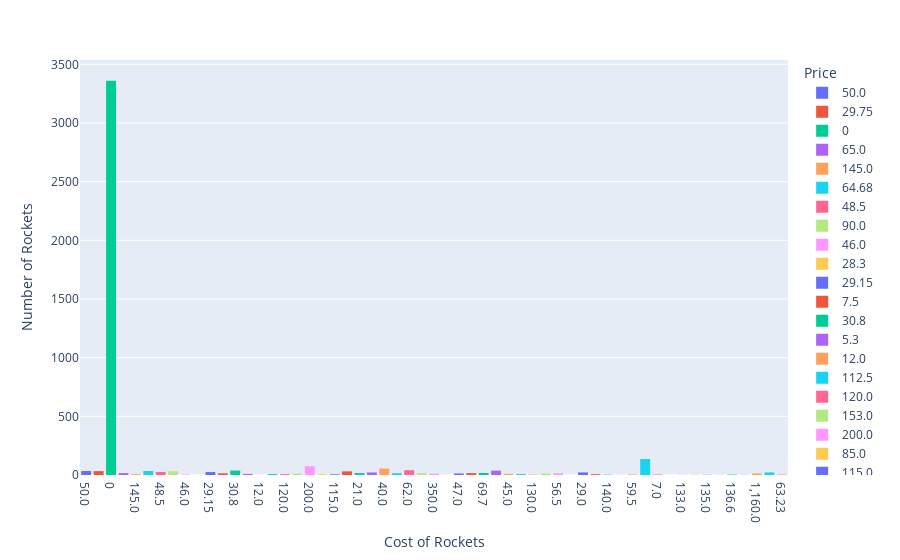

Notebook source saved alongside this figure:
### Markdown cell above
# How Expensive are the Launches? 

Create a histogram and visualise the distribution. The price column is given in USD millions (careful of missing values).

### Code cell
histogram = px.histogram(clean_df,
                         x="Price",
                         color="Price",
                         opacity=1)
histogram.update_layout(xaxis_title="Cost of Rockets",
                        yaxis_title="Number of Rockets")
histogram.show()

### Figure 1 — Plotly figure (JSON) as saved in the notebook; plotly's stock layout.template omitted (floating-point values rounded to 4 significant figures; data arrays with more than 128 entries replaced by an {"elided": "..."} marker saying what was removed)
{"data": [{"alignmentgroup": "True", "bingroup": "x", "hovertemplate": "Price=%{x}<br>count=%{y}<extra></extra>", "legendgroup": "50.0", "marker": {"color": "#636efa", "opacity": 1, "pattern": {"shape": ""}}, "name": "50.0", "offsetgroup": "50.0", "orientation": "v", "showlegend": true, "type": "histogram", "x": ["50.0", "50.0", "50.0", "50.0", "50.0", "50.0", "50.0", "50.0", "50.0", "50.0", "50.0", "50.0", "50.0", "50.0", "50.0", "50.0", "50.0", "50.0", "50.0", "50.0", "50.0", "50.0", "50.0", "50.0", "50.0", "50.0", "50.0", "50.0", "50.0", "50.0", "50.0", "50.0", "50.0", "50.0"], "xaxis": "x", "yaxis": "y"}, {"alignmentgroup": "True", "bingroup": "x", "hovertemplate": "Price=%{x}<br>count=%{y}<extra></extra>", "legendgroup": "29.75", "marker": {"color": "#EF553B", "opacity": 1, "pattern": {"shape": ""}}, "name": "29.75", "offsetgroup": "29.75", "orientation": "v", "showlegend": true, "type": "histogram", "x": ["29.75", "29.75", "29.75", "29.75", "29.75", "29.75", "29.75", "29.75", "29.75", "29.75", "29.75", "29.75", "29.75", "29.75", "29.75", "29.75", "29.75", "29.75", "29.75", "29.75", "29.75", "29.75", "29.75", "29.75", "29.75", "29.75", "29.75", "29.75", "29.75", "29.75", "29.75", "29.75", "29.75"], "xaxis": "x", "yaxis": "y"}, {"alignmentgroup": "True", "bingroup": "x", "hovertemplate": "Price=%{x}<br>count=%{y}<extra></extra>", "legendgroup": "0", "marker": {"color": "#00cc96", "opacity": 1, "pattern": {"shape": ""}}, "name": "0", "offsetgroup": "0", "orientation": "v", "showlegend": true, "type": "histogram", "x": {"elided": "3360 int values"}, "xaxis": "x", "yaxis": "y"}, {"alignmentgroup": "True", "bingroup": "x", "hovertemplate": "Price=%{x}<br>count=%{y}<extra></extra>", "legendgroup": "65.0", "marker": {"color": "#ab63fa", "opacity": 1, "pattern": {"shape": ""}}, "name": "65.0", "offsetgroup": "65.0", "orientation": "v", "showlegend": true, "type": "histogram", "x": ["65.0", "65.0", "65.0", "65.0", "65.0", "65.0", "65.0", "65.0", "65.0", "65.0", "65.0", "65.0", "65.0", "65.0", "65.0", "65.0"], "xaxis": "x", "yaxis": "y"}, {"alignmentgroup": "True", "bingroup": "x", "hovertemplate": "Price=%{x}<br>count=%{y}<extra></extra>", "legendgroup": "145.0", "marker": {"color": "#FFA15A", "opacity": 1, "pattern": {"shape": ""}}, "name": "145.0", "offsetgroup": "145.0", "orientation": "v", "showlegend": true, "type": "histogram", "x": ["145.0", "145.0", "145.0", "145.0", "145.0", "145.0", "145.0"], "xaxis": "x", "yaxis": "y"}, {"alignmentgroup": "True", "bingroup": "x", "hovertemplate": "Price=%{x}<br>count=%{y}<extra></extra>", "legendgroup": "64.68", "marker": {"color": "#19d3f3", "opacity": 1, "pattern": {"shape": ""}}, "name": "64.68", "offsetgroup": "64.68", "orientation": "v", "showlegend": true, "type": "histogram", "x": ["64.68", "64.68", "64.68", "64.68", "64.68", "64.68", "64.68", "64.68", "64.68", "64.68", "64.68", "64.68", "64.68", "64.68", "64.68", "64.68", "64.68", "64.68", "64.68", "64.68", "64.68", "64.68", "64.68", "64.68", "64.68", "64.68", "64.68", "64.68", "64.68", "64.68", "64.68", "64.68", "64.68", "64.68"], "xaxis": "x", "yaxis": "y"}, {"alignmentgroup": "True", "bingroup": "x", "hovertemplate": "Price=%{x}<br>count=%{y}<extra></extra>", "legendgroup": "48.5", "marker": {"color": "#FF6692", "opacity": 1, "pattern": {"shape": ""}}, "name": "48.5", "offsetgroup": "48.5", "orientation": "v", "showlegend": true, "type": "histogram", "x": ["48.5", "48.5", "48.5", "48.5", "48.5", "48.5", "48.5", "48.5", "48.5", "48.5", "48.5", "48.5", "48.5", "48.5", "48.5", "48.5", "48.5", "48.5", "48.5", "48.5", "48.5", "48.5", "48.5", "48.5", "48.5", "48.5"], "xaxis": "x", "yaxis": "y"}, {"alignmentgroup": "True", "bingroup": "x", "hovertemplate": "Price=%{x}<br>count=%{y}<extra></extra>", "legendgroup": "90.0", "marker": {"color": "#B6E880", "opacity": 1, "pattern": {"shape": ""}}, "name": "90.0", "offsetgroup": "90.0", "orientation": "v", "showlegend": true, "type": "histogram", "x": ["90.0", "90.0", "90.0", "90.0", "90.0", "90.0", "90.0", "90.0", "90.0", "90.0", "90.0", "90.0", "90.0", "90.0", "90.0", "90.0", "90.0", "90.0", "90.0", "90.0", "90.0", "90.0", "90.0", "90.0", "90.0", "90.0", "90.0", "90.0", "90.0", "90.0", "90.0", "90.0"], "xaxis": "x", "yaxis": "y"}, {"alignmentgroup": "True", "bingroup": "x", "hovertemplate": "Price=%{x}<br>count=%{y}<extra></extra>", "legendgroup": "46.0", "marker": {"color": "#FF97FF", "opacity": 1, "pattern": {"shape": ""}}, "name": "46.0", "offsetgroup": "46.0", "orientation": "v", "showlegend": true, "type": "histogram", "x": ["46.0", "46.0", "46.0", "46.0", "46.0"], "xaxis": "x", "yaxis": "y"}, {"alignmentgroup": "True", "bingroup": "x", "hovertemplate": "Price=%{x}<br>count=%{y}<extra></extra>", "legendgroup": "28.3", "marker": {"color": "#FECB52", "opacity": 1, "pattern": {"shape": ""}}, "name": "28.3", "offsetgroup": "28.3", "orientation": "v", "showlegend": true, "type": "histogram", "x": ["28.3"], "xaxis": "x", "yaxis": "y"}, {"alignmentgroup": "True", "bingroup": "x", "hovertemplate": "Price=%{x}<br>count=%{y}<extra></extra>", "legendgroup": "29.15", "marker": {"color": "#636efa", "opacity": 1, "pattern": {"shape": ""}}, "name": "29.15", "offsetgroup": "29.15", "orientation": "v", "showlegend": true, "type": "histogram", "x": ["29.15", "29.15", "29.15", "29.15", "29.15", "29.15", "29.15", "29.15", "29.15", "29.15", "29.15", "29.15", "29.15", "29.15", "29.15", "29.15", "29.15", "29.15", "29.15", "29.15", "29.15", "29.15", "29.15", "29.15", "29.15"], "xaxis": "x", "yaxis": "y"}, {"alignmentgroup": "True", "bingroup": "x", "hovertemplate": "Price=%{x}<br>count=%{y}<extra></extra>", "legendgroup": "7.5", "marker": {"color": "#EF553B", "opacity": 1, "pattern": {"shape": ""}}, "name": "7.5", "offsetgroup": "7.5", "orientation": "v", "showlegend": true, "type": "histogram", "x": ["7.5", "7.5", "7.5", "7.5", "7.5", "7.5", "7.5", "7.5", "7.5", "7.5", "7.5", "7.5", "7.5", "7.5"], "xaxis": "x", "yaxis": "y"}, {"alignmentgroup": "True", "bingroup": "x", "hovertemplate": "Price=%{x}<br>count=%{y}<extra></extra>", "legendgroup": "30.8", "marker": {"color": "#00cc96", "opacity": 1, "pattern": {"shape": ""}}, "name": "30.8", "offsetgroup": "30.8", "orientation": "v", "showlegend": true, "type": "histogram", "x": ["30.8", "30.8", "30.8", "30.8", "30.8", "30.8", "30.8", "30.8", "30.8", "30.8", "30.8", "30.8", "30.8", "30.8", "30.8", "30.8", "30.8", "30.8", "30.8", "30.8", "30.8", "30.8", "30.8", "30.8", "30.8", "30.8", "30.8", "30.8", "30.8", "30.8", "30.8", "30.8", "30.8", "30.8", "30.8", "30.8", "30.8", "30.8"], "xaxis": "x", "yaxis": "y"}, {"alignmentgroup": "True", "bingroup": "x", "hovertemplate": "Price=%{x}<br>count=%{y}<extra></extra>", "legendgroup": "5.3", "marker": {"color": "#ab63fa", "opacity": 1, "pattern": {"shape": ""}}, "name": "5.3", "offsetgroup": "5.3", "orientation": "v", "showlegend": true, "type": "histogram", "x": ["5.3", "5.3", "5.3", "5.3", "5.3", "5.3", "5.3", "5.3", "5.3"], "xaxis": "x", "yaxis": "y"}, {"alignmentgroup": "True", "bingroup": "x", "hovertemplate": "Price=%{x}<br>count=%{y}<extra></extra>", "legendgroup": "12.0", "marker": {"color": "#FFA15A", "opacity": 1, "pattern": {"shape": ""}}, "name": "12.0", "offsetgroup": "12.0", "orientation": "v", "showlegend": true, "type": "histogram", "x": ["12.0"], "xaxis": "x", "yaxis": "y"}, {"alignmentgroup": "True", "bingroup": "x", "hovertemplate": "Price=%{x}<br>count=%{y}<extra></extra>", "legendgroup": "112.5", "marker": {"color": "#19d3f3", "opacity": 1, "pattern": {"shape": ""}}, "name": "112.5", "offsetgroup": "112.5", "orientation": "v", "showlegend": true, "type": "histogram", "x": ["112.5", "112.5", "112.5", "112.5", "112.5", "112.5", "112.5", "112.5", "112.5"], "xaxis": "x", "yaxis": "y"}, {"alignmentgroup": "True", "bingroup": "x", "hovertemplate": "Price=%{x}<br>count=%{y}<extra></extra>", "legendgroup": "120.0", "marker": {"color": "#FF6692", "opacity": 1, "pattern": {"shape": ""}}, "name": "120.0", "offsetgroup": "120.0", "orientation": "v", "showlegend": true, "type": "histogram", "x": ["120.0", "120.0", "120.0", "120.0", "120.0", "120.0", "120.0"], "xaxis": "x", "yaxis": "y"}, {"alignmentgroup": "True", "bingroup": "x", "hovertemplate": "Price=%{x}<br>count=%{y}<extra></extra>", "legendgroup": "153.0", "marker": {"color": "#B6E880", "opacity": 1, "pattern": {"shape": ""}}, "name": "153.0", "offsetgroup": "153.0", "orientation": "v", "showlegend": true, "type": "histogram", "x": ["153.0", "153.0", "153.0", "153.0", "153.0", "153.0", "153.0", "153.0", "153.0", "153.0", "153.0"], "xaxis": "x", "yaxis": "y"}, {"alignmentgroup": "True", "bingroup": "x", "hovertemplate": "Price=%{x}<br>count=%{y}<extra></extra>", "legendgroup": "200.0", "marker": {"color": "#FF97FF", "opacity": 1, "pattern": {"shape": ""}}, "name": "200.0", "offsetgroup": "200.0", "orientation": "v", "showlegend": true, "type": "histogram", "x": ["200.0", "200.0", "200.0", "200.0", "200.0", "200.0", "200.0", "200.0", "200.0", "200.0", "200.0", "200.0", "200.0", "200.0", "200.0", "200.0", "200.0", "200.0", "200.0", "200.0", "200.0", "200.0", "200.0", "200.0", "200.0", "200.0", "200.0", "200.0", "200.0", "200.0", "200.0", "200.0", "200.0", "200.0", "200.0", "200.0", "200.0", "200.0", "200.0", "200.0", "200.0", "200.0", "200.0", "200.0", "200.0", "200.0", "200.0", "200.0", "200.0", "200.0", "200.0", "200.0", "200.0", "200.0", "200.0", "200.0", "200.0", "200.0", "200.0", "200.0", "200.0", "200.0", "200.0", "200.0", "200.0", "200.0", "200.0", "200.0", "200.0", "200.0", "200.0", "200.0", "200.0", "200.0", "200.0"], "xaxis": "x", "yaxis": "y"}, {"alignmentgroup": "True", "bingroup": "x", "hovertemplate": "Price=%{x}<br>count=%{y}<extra></extra>", "legendgroup": "85.0", "marker": {"color": "#FECB52", "opacity": 1, "pattern": {"shape": ""}}, "name": "85.0", "offsetgroup": "85.0", "orientation": "v", "showlegend": true, "type": "histogram", "x": ["85.0", "85.0", "85.0", "85.0", "85.0", "85.0", "85.0"], "xaxis": "x", "yaxis": "y"}, {"alignmentgroup": "True", "bingroup": "x", "hovertemplate": "Price=%{x}<br>count=%{y}<extra></extra>", "legendgroup": "115.0", "marker": {"color": "#636efa", "opacity": 1, "pattern": {"shape": ""}}, "name": "115.0", "offsetgroup": "115.0", "orientation": "v", "showlegend": true, "type": "histogram", "x": ["115.0", "115.0", "115.0", "115.0", "115.0", "115.0"], "xaxis": "x", "yaxis": "y"}, {"alignmentgroup": "True", "bingroup": "x", "hovertemplate": "Price=%{x}<br>count=%{y}<extra></extra>", "legendgroup": "41.8", "marker": {"color": "#EF553B", "opacity": 1, "pattern": {"shape": ""}}, "name": "41.8", "offsetgroup": "41.8", "orientation": "v", "showlegend": true, "type": "histogram", "x": ["41.8", "41.8", "41.8", "41.8", "41.8", "41.8", "41.8", "41.8", "41.8", "41.8", "41.8", "41.8", "41.8", "41.8", "41.8", "41.8", "41.8", "41.8", "41.8", "41.8", "41.8", "41.8", "41.8", "41.8", "41.8", "41.8", "41.8", "41.8", "41.8", "41.8", "41.8"], "xaxis": "x", "yaxis": "y"}, {"alignmentgroup": "True", "bingroup": "x", "hovertemplate": "Price=%{x}<br>count=%{y}<extra></extra>", "legendgroup": "21.0", "marker": {"color": "#00cc96", "opacity": 1, "pattern": {"shape": ""}}, "name": "21.0", "offsetgroup": "21.0", "orientation": "v", "showlegend": true, "type": "histogram", "x": ["21.0", "21.0", "21.0", "21.0", "21.0", "21.0", "21.0", "21.0", "21.0", "21.0", "21.0", "21.0", "21.0", "21.0", "21.0", "21.0"], "xaxis": "x", "yaxis": "y"}, {"alignmentgroup": "True", "bingroup": "x", "hovertemplate": "Price=%{x}<br>count=%{y}<extra></extra>", "legendgroup": "31.0", "marker": {"color": "#ab63fa", "opacity": 1, "pattern": {"shape": ""}}, "name": "31.0", "offsetgroup": "31.0", "orientation": "v", "showlegend": true, "type": "histogram", "x": ["31.0", "31.0", "31.0", "31.0", "31.0", "31.0", "31.0", "31.0", "31.0", "31.0", "31.0", "31.0", "31.0", "31.0", "31.0", "31.0", "31.0", "31.0", "31.0", "31.0", "31.0", "31.0"], "xaxis": "x", "yaxis": "y"}, {"alignmentgroup": "True", "bingroup": "x", "hovertemplate": "Price=%{x}<br>count=%{y}<extra></extra>", "legendgroup": "40.0", "marker": {"color": "#FFA15A", "opacity": 1, "pattern": {"shape": ""}}, "name": "40.0", "offsetgroup": "40.0", "orientation": "v", "showlegend": true, "type": "histogram", "x": ["40.0", "40.0", "40.0", "40.0", "40.0", "40.0", "40.0", "40.0", "40.0", "40.0", "40.0", "40.0", "40.0", "40.0", "40.0", "40.0", "40.0", "40.0", "40.0", "40.0", "40.0", "40.0", "40.0", "40.0", "40.0", "40.0", "40.0", "40.0", "40.0", "40.0", "40.0", "40.0", "40.0", "40.0", "40.0", "40.0", "40.0", "40.0", "40.0", "40.0", "40.0", "40.0", "40.0", "40.0", "40.0", "40.0", "40.0", "40.0", "40.0", "40.0", "40.0", "40.0", "40.0", "40.0", "40.0"], "xaxis": "x", "yaxis": "y"}, {"alignmentgroup": "True", "bingroup": "x", "hovertemplate": "Price=%{x}<br>count=%{y}<extra></extra>", "legendgroup": "164.0", "marker": {"color": "#19d3f3", "opacity": 1, "pattern": {"shape": ""}}, "name": "164.0", "offsetgroup": "164.0", "orientation": "v", "showlegend": true, "type": "histogram", "x": ["164.0", "164.0", "164.0", "164.0", "164.0", "164.0", "164.0", "164.0", "164.0", "164.0", "164.0", "164.0", "164.0", "164.0", "164.0"], "xaxis": "x", "yaxis": "y"}, {"alignmentgroup": "True", "bingroup": "x", "hovertemplate": "Price=%{x}<br>count=%{y}<extra></extra>", "legendgroup": "62.0", "marker": {"color": "#FF6692", "opacity": 1, "pattern": {"shape": ""}}, "name": "62.0", "offsetgroup": "62.0", "orientation": "v", "showlegend": true, "type": "histogram", "x": ["62.0", "62.0", "62.0", "62.0", "62.0", "62.0", "62.0", "62.0", "62.0", "62.0", "62.0", "62.0", "62.0", "62.0", "62.0", "62.0", "62.0", "62.0", "62.0", "62.0", "62.0", "62.0", "62.0", "62.0", "62.0", "62.0", "62.0", "62.0", "62.0", "62.0", "62.0", "62.0", "62.0", "62.0", "62.0", "62.0", "62.0", "62.0", "62.0", "62.0", "62.0"], "xaxis": "x", "yaxis": "y"}, {"alignmentgroup": "True", "bingroup": "x", "hovertemplate": "Price=%{x}<br>count=%{y}<extra></extra>", "legendgroup": "37.0", "marker": {"color": "#B6E880", "opacity": 1, "pattern": {"shape": ""}}, "name": "37.0", "offsetgroup": "37.0", "orientation": "v", "showlegend": true, "type": "histogram", "x": ["37.0", "37.0", "37.0", "37.0", "37.0", "37.0", "37.0", "37.0", "37.0", "37.0", "37.0", "37.0", "37.0", "37.0", "37.0"], "xaxis": "x", "yaxis": "y"}, {"alignmentgroup": "True", "bingroup": "x", "hovertemplate": "Price=%{x}<br>count=%{y}<extra></extra>", "legendgroup": "350.0", "marker": {"color": "#FF97FF", "opacity": 1, "pattern": {"shape": ""}}, "name": "350.0", "offsetgroup": "350.0", "orientation": "v", "showlegend": true, "type": "histogram", "x": ["350.0", "350.0", "350.0", "350.0", "350.0", "350.0", "350.0", "350.0", "350.0", "350.0", "350.0"], "xaxis": "x", "yaxis": "y"}, {"alignmentgroup": "True", "bingroup": "x", "hovertemplate": "Price=%{x}<br>count=%{y}<extra></extra>", "legendgroup": "39.0", "marker": {"color": "#FECB52", "opacity": 1, "pattern": {"shape": ""}}, "name": "39.0", "offsetgroup": "39.0", "orientation": "v", "showlegend": true, "type": "histogram", "x": ["39.0", "39.0"], "xaxis": "x", "yaxis": "y"}, {"alignmentgroup": "True", "bingroup": "x", "hovertemplate": "Price=%{x}<br>count=%{y}<extra></extra>", "legendgroup": "47.0", "marker": {"color": "#636efa", "opacity": 1, "pattern": {"shape": ""}}, "name": "47.0", "offsetgroup": "47.0", "orientation": "v", "showlegend": true, "type": "histogram", "x": ["47.0", "47.0", "47.0", "47.0", "47.0", "47.0", "47.0", "47.0", "47.0", "47.0", "47.0", "47.0", "47.0"], "xaxis": "x", "yaxis": "y"}, {"alignmentgroup": "True", "bingroup": "x", "hovertemplate": "Price=%{x}<br>count=%{y}<extra></extra>", "legendgroup": "35.0", "marker": {"color": "#EF553B", "opacity": 1, "pattern": {"shape": ""}}, "name": "35.0", "offsetgroup": "35.0", "orientation": "v", "showlegend": true, "type": "histogram", "x": ["35.0", "35.0", "35.0", "35.0", "35.0", "35.0", "35.0", "35.0", "35.0", "35.0", "35.0", "35.0", "35.0", "35.0", "35.0", "35.0"], "xaxis": "x", "yaxis": "y"}, {"alignmentgroup": "True", "bingroup": "x", "hovertemplate": "Price=%{x}<br>count=%{y}<extra></extra>", "legendgroup": "69.7", "marker": {"color": "#00cc96", "opacity": 1, "pattern": {"shape": ""}}, "name": "69.7", "offsetgroup": "69.7", "orientation": "v", "showlegend": true, "type": "histogram", "x": ["69.7", "69.7", "69.7", "69.7", "69.7", "69.7", "69.7", "69.7", "69.7", "69.7", "69.7", "69.7", "69.7", "69.7", "69.7", "69.7", "69.7"], "xaxis": "x", "yaxis": "y"}, {"alignmentgroup": "True", "bingroup": "x", "hovertemplate": "Price=%{x}<br>count=%{y}<extra></extra>", "legendgroup": "109.0", "marker": {"color": "#ab63fa", "opacity": 1, "pattern": {"shape": ""}}, "name": "109.0", "offsetgroup": "109.0", "orientation": "v", "showlegend": true, "type": "histogram", "x": ["109.0", "109.0", "109.0", "109.0", "109.0", "109.0", "109.0", "109.0", "109.0", "109.0", "109.0", "109.0", "109.0", "109.0", "109.0", "109.0", "109.0", "109.0", "109.0", "109.0", "109.0", "109.0", "109.0", "109.0", "109.0", "109.0", "109.0", "109.0", "109.0", "109.0", "109.0", "109.0", "109.0", "109.0", "109.0", "109.0", "109.0"], "xaxis": "x", "yaxis": "y"}, {"alignmentgroup": "True", "bingroup": "x", "hovertemplate": "Price=%{x}<br>count=%{y}<extra></extra>", "legendgroup": "45.0", "marker": {"color": "#FFA15A", "opacity": 1, "pattern": {"shape": ""}}, "name": "45.0", "offsetgroup": "45.0", "orientation": "v", "showlegend": true, "type": "histogram", "x": ["45.0", "45.0", "45.0", "45.0", "45.0", "45.0", "45.0", "45.0", "45.0", "45.0"], "xaxis": "x", "yaxis": "y"}, {"alignmentgroup": "True", "bingroup": "x", "hovertemplate": "Price=%{x}<br>count=%{y}<extra></extra>", "legendgroup": "123.0", "marker": {"color": "#19d3f3", "opacity": 1, "pattern": {"shape": ""}}, "name": "123.0", "offsetgroup": "123.0", "orientation": "v", "showlegend": true, "type": "histogram", "x": ["123.0", "123.0", "123.0", "123.0", "123.0", "123.0", "123.0", "123.0"], "xaxis": "x", "yaxis": "y"}, {"alignmentgroup": "True", "bingroup": "x", "hovertemplate": "Price=%{x}<br>count=%{y}<extra></extra>", "legendgroup": "130.0", "marker": {"color": "#FF6692", "opacity": 1, "pattern": {"shape": ""}}, "name": "130.0", "offsetgroup": "130.0", "orientation": "v", "showlegend": true, "type": "histogram", "x": ["130.0", "130.0", "130.0"], "xaxis": "x", "yaxis": "y"}, {"alignmentgroup": "True", "bingroup": "x", "hovertemplate": "Price=%{x}<br>count=%{y}<extra></extra>", "legendgroup": "25.0", "marker": {"color": "#B6E880", "opacity": 1, "pattern": {"shape": ""}}, "name": "25.0", "offsetgroup": "25.0", "orientation": "v", "showlegend": true, "type": "histogram", "x": ["25.0", "25.0", "25.0", "25.0", "25.0", "25.0", "25.0", "25.0", "25.0", "25.0", "25.0", "25.0"], "xaxis": "x", "yaxis": "y"}, {"alignmentgroup": "True", "bingroup": "x", "hovertemplate": "Price=%{x}<br>count=%{y}<extra></extra>", "legendgroup": "56.5", "marker": {"color": "#FF97FF", "opacity": 1, "pattern": {"shape": ""}}, "name": "56.5", "offsetgroup": "56.5", "orientation": "v", "showlegend": true, "type": "histogram", "x": ["56.5", "56.5", "56.5", "56.5", "56.5", "56.5", "56.5", "56.5", "56.5", "56.5", "56.5", "56.5", "56.5", "56.5", "56.5"], "xaxis": "x", "yaxis": "y"}, {"alignmentgroup": "True", "bingroup": "x", "hovertemplate": "Price=%{x}<br>count=%{y}<extra></extra>", "legendgroup": "15.0", "marker": {"color": "#FECB52", "opacity": 1, "pattern": {"shape": ""}}, "name": "15.0", "offsetgroup": "15.0", "orientation": "v", "showlegend": true, "type": "histogram", "x": ["15.0"], "xaxis": "x", "yaxis": "y"}, {"alignmentgroup": "True", "bingroup": "x", "hovertemplate": "Price=%{x}<br>count=%{y}<extra></extra>", "legendgroup": "29.0", "marker": {"color": "#636efa", "opacity": 1, "pattern": {"shape": ""}}, "name": "29.0", "offsetgroup": "29.0", "orientation": "v", "showlegend": true, "type": "histogram", "x": ["29.0", "29.0", "29.0", "29.0", "29.0", "29.0", "29.0", "29.0", "29.0", "29.0", "29.0", "29.0", "29.0", "29.0", "29.0", "29.0", "29.0", "29.0", "29.0", "29.0", "29.0", "29.0"], "xaxis": "x", "yaxis": "y"}, {"alignmentgroup": "True", "bingroup": "x", "hovertemplate": "Price=%{x}<br>count=%{y}<extra></extra>", "legendgroup": "80.0", "marker": {"color": "#EF553B", "opacity": 1, "pattern": {"shape": ""}}, "name": "80.0", "offsetgroup": "80.0", "orientation": "v", "showlegend": true, "type": "histogram", "x": ["80.0", "80.0", "80.0", "80.0", "80.0", "80.0", "80.0"], "xaxis": "x", "yaxis": "y"}, {"alignmentgroup": "True", "bingroup": "x", "hovertemplate": "Price=%{x}<br>count=%{y}<extra></extra>", "legendgroup": "140.0", "marker": {"color": "#00cc96", "opacity": 1, "pattern": {"shape": ""}}, "name": "140.0", "offsetgroup": "140.0", "orientation": "v", "showlegend": true, "type": "histogram", "x": ["140.0", "140.0", "140.0"], "xaxis": "x", "yaxis": "y"}, {"alignmentgroup": "True", "bingroup": "x", "hovertemplate": "Price=%{x}<br>count=%{y}<extra></extra>", "legendgroup": "55.0", "marker": {"color": "#ab63fa", "opacity": 1, "pattern": {"shape": ""}}, "name": "55.0", "offsetgroup": "55.0", "orientation": "v", "showlegend": true, "type": "histogram", "x": ["55.0"], "xaxis": "x", "yaxis": "y"}, {"alignmentgroup": "True", "bingroup": "x", "hovertemplate": "Price=%{x}<br>count=%{y}<extra></extra>", "legendgroup": "59.5", "marker": {"color": "#FFA15A", "opacity": 1, "pattern": {"shape": ""}}, "name": "59.5", "offsetgroup": "59.5", "orientation": "v", "showlegend": true, "type": "histogram", "x": ["59.5", "59.5", "59.5", "59.5", "59.5"], "xaxis": "x", "yaxis": "y"}, {"alignmentgroup": "True", "bingroup": "x", "hovertemplate": "Price=%{x}<br>count=%{y}<extra></extra>", "legendgroup": "450.0", "marker": {"color": "#19d3f3", "opacity": 1, "pattern": {"shape": ""}}, "name": "450.0", "offsetgroup": "450.0", "orientation": "v", "showlegend": true, "type": "histogram", "x": {"elided": "136 str values"}, "xaxis": "x", "yaxis": "y"}, {"alignmentgroup": "True", "bingroup": "x", "hovertemplate": "Price=%{x}<br>count=%{y}<extra></extra>", "legendgroup": "7.0", "marker": {"color": "#FF6692", "opacity": 1, "pattern": {"shape": ""}}, "name": "7.0", "offsetgroup": "7.0", "orientation": "v", "showlegend": true, "type": "histogram", "x": ["7.0", "7.0", "7.0", "7.0", "7.0"], "xaxis": "x", "yaxis": "y"}, {"alignmentgroup": "True", "bingroup": "x", "hovertemplate": "Price=%{x}<br>count=%{y}<extra></extra>", "legendgroup": "20.14", "marker": {"color": "#B6E880", "opacity": 1, "pattern": {"shape": ""}}, "name": "20.14", "offsetgroup": "20.14", "orientation": "v", "showlegend": true, "type": "histogram", "x": ["20.14"], "xaxis": "x", "yaxis": "y"}, {"alignmentgroup": "True", "bingroup": "x", "hovertemplate": "Price=%{x}<br>count=%{y}<extra></extra>", "legendgroup": "133.0", "marker": {"color": "#FF97FF", "opacity": 1, "pattern": {"shape": ""}}, "name": "133.0", "offsetgroup": "133.0", "orientation": "v", "showlegend": true, "type": "histogram", "x": ["133.0", "133.0", "133.0"], "xaxis": "x", "yaxis": "y"}, {"alignmentgroup": "True", "bingroup": "x", "hovertemplate": "Price=%{x}<br>count=%{y}<extra></extra>", "legendgroup": "190.0", "marker": {"color": "#FECB52", "opacity": 1, "pattern": {"shape": ""}}, "name": "190.0", "offsetgroup": "190.0", "orientation": "v", "showlegend": true, "type": "histogram", "x": ["190.0", "190.0", "190.0"], "xaxis": "x", "yaxis": "y"}, {"alignmentgroup": "True", "bingroup": "x", "hovertemplate": "Price=%{x}<br>count=%{y}<extra></extra>", "legendgroup": "135.0", "marker": {"color": "#636efa", "opacity": 1, "pattern": {"shape": ""}}, "name": "135.0", "offsetgroup": "135.0", "orientation": "v", "showlegend": true, "type": "histogram", "x": ["135.0", "135.0"], "xaxis": "x", "yaxis": "y"}, {"alignmentgroup": "True", "bingroup": "x", "hovertemplate": "Price=%{x}<br>count=%{y}<extra></extra>", "legendgroup": "20.0", "marker": {"color": "#EF553B", "opacity": 1, "pattern": {"shape": ""}}, "name": "20.0", "offsetgroup": "20.0", "orientation": "v", "showlegend": true, "type": "histogram", "x": ["20.0"], "xaxis": "x", "yaxis": "y"}, {"alignmentgroup": "True", "bingroup": "x", "hovertemplate": "Price=%{x}<br>count=%{y}<extra></extra>", "legendgroup": "136.6", "marker": {"color": "#00cc96", "opacity": 1, "pattern": {"shape": ""}}, "name": "136.6", "offsetgroup": "136.6", "orientation": "v", "showlegend": true, "type": "histogram", "x": ["136.6", "136.6", "136.6", "136.6"], "xaxis": "x", "yaxis": "y"}, {"alignmentgroup": "True", "bingroup": "x", "hovertemplate": "Price=%{x}<br>count=%{y}<extra></extra>", "legendgroup": "5,000.0", "marker": {"color": "#ab63fa", "opacity": 1, "pattern": {"shape": ""}}, "name": "5,000.0", "offsetgroup": "5,000.0", "orientation": "v", "showlegend": true, "type": "histogram", "x": ["5,000.0", "5,000.0"], "xaxis": "x", "yaxis": "y"}, {"alignmentgroup": "True", "bingroup": "x", "hovertemplate": "Price=%{x}<br>count=%{y}<extra></extra>", "legendgroup": "1,160.0", "marker": {"color": "#FFA15A", "opacity": 1, "pattern": {"shape": ""}}, "name": "1,160.0", "offsetgroup": "1,160.0", "orientation": "v", "showlegend": true, "type": "histogram", "x": ["1,160.0", "1,160.0", "1,160.0", "1,160.0", "1,160.0", "1,160.0", "1,160.0", "1,160.0", "1,160.0", "1,160.0", "1,160.0", "1,160.0", "1,160.0"], "xaxis": "x", "yaxis": "y"}, {"alignmentgroup": "True", "bingroup": "x", "hovertemplate": "Price=%{x}<br>count=%{y}<extra></extra>", "legendgroup": "59.0", "marker": {"color": "#19d3f3", "opacity": 1, "pattern": {"shape": ""}}, "name": "59.0", "offsetgroup": "59.0", "orientation": "v", "showlegend": true, "type": "histogram", "x": ["59.0", "59.0", "59.0", "59.0", "59.0", "59.0", "59.0", "59.0", "59.0", "59.0", "59.0", "59.0", "59.0", "59.0", "59.0", "59.0", "59.0", "59.0", "59.0", "59.0", "59.0", "59.0"], "xaxis": "x", "yaxis": "y"}, {"alignmentgroup": "True", "bingroup": "x", "hovertemplate": "Price=%{x}<br>count=%{y}<extra></extra>", "legendgroup": "63.23", "marker": {"color": "#FF6692", "opacity": 1, "pattern": {"shape": ""}}, "name": "63.23", "offsetgroup": "63.23", "orientation": "v", "showlegend": true, "type": "histogram", "x": ["63.23", "63.23", "63.23", "63.23"], "xaxis": "x", "yaxis": "y"}], "layout": {"barmode": "relative", "legend": {"title": {"text": "Price"}, "tracegroupgap": 0}, "margin": {"t": 60}, "xaxis": {"anchor": "y", "categoryarray": ["50.0", "29.75", 0, "65.0", "145.0", "64.68", "48.5", "90.0", "46.0", "28.3", "29.15", "7.5", "30.8", "5.3", "12.0", "112.5", "120.0", "153.0", "200.0", "85.0", "115.0", "41.8", "21.0", "31.0", "40.0", "164.0", "62.0", "37.0", "350.0", "39.0", "47.0", "35.0", "69.7", "109.0", "45.0", "123.0", "130.0", "25.0", "56.5", "15.0", "29.0", "80.0", "140.0", "55.0", "59.5", "450.0", "7.0", "20.14", "133.0", "190.0", "135.0", "20.0", "136.6", "5,000.0", "1,160.0", "59.0", "63.23"], "categoryorder": "array", "domain": [0, 1], "title": {"text": "Cost of Rockets"}}, "yaxis": {"anchor": "x", "domain": [0, 1], "title": {"text": "Number of Rockets"}}}}
